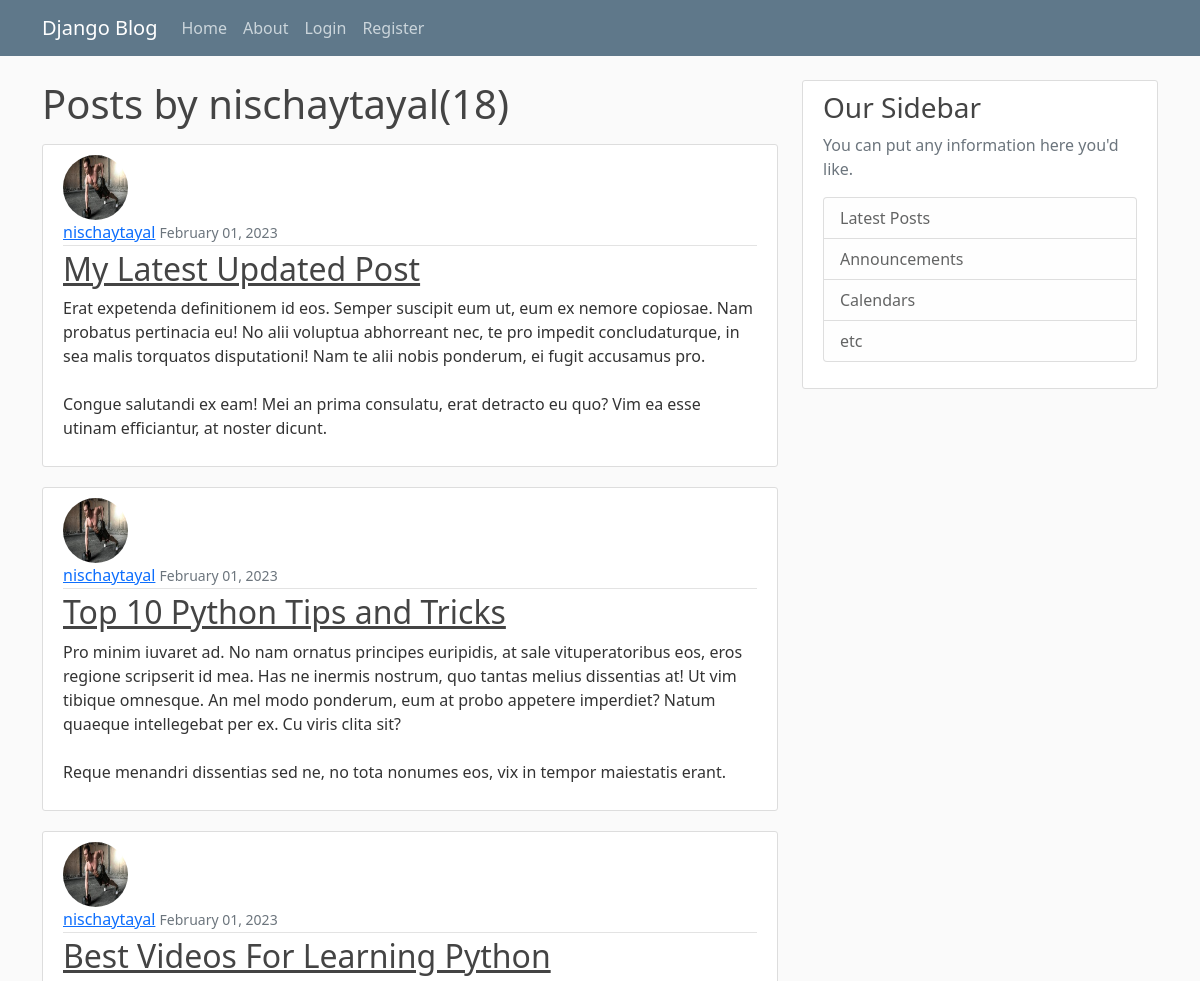
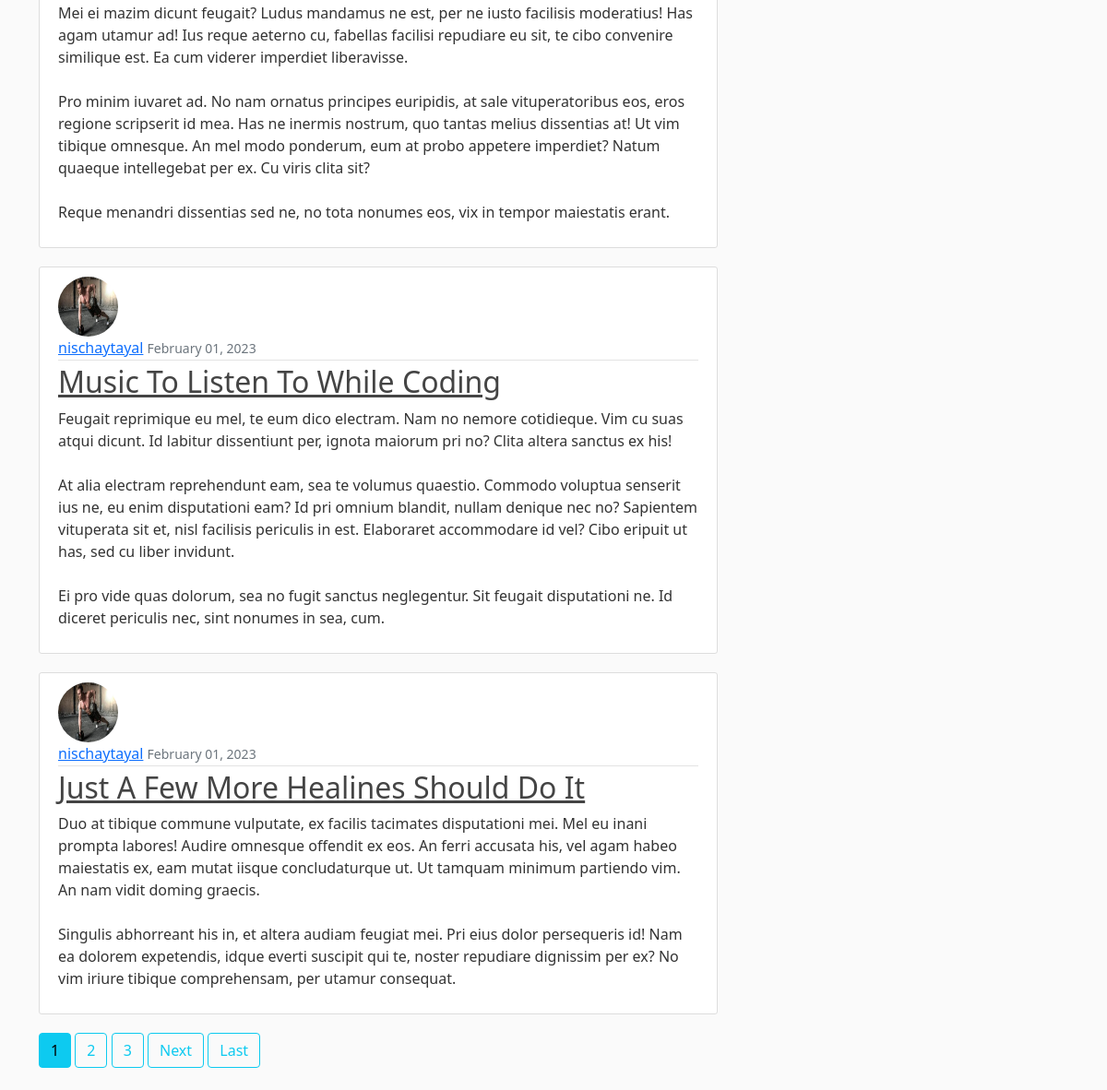
Page /user/nischaytayal on the committed database (2 pictures, top to bottom).
### blog/models.py (models this page shows, shortened)
class Post(models.Model):
    title = models.CharField(max_length=100)
    content = models.TextField()
    date_posted = models.DateTimeField(default=timezone.now)
    author = models.ForeignKey(User, on_delete=models.CASCADE)

### users/models.py (models this page shows, shortened)
class Profile(models.Model):
    user = models.OneToOneField(User,on_delete=models.CASCADE)
    image = models.ImageField(default='default.jpg',upload_to='profile_pics')

### blog/views.py (the view)
# urls.py: path('user/<str:username>',UserPostListView.as_view() , name='user-posts'),
class UserPostListView(ListView):
    model=Post
    template_name = 'blog/user_posts.html'#<app>/<model>_<viewtype>.html
    context_object_name='posts'
    paginate_by = 5
    def get_queryset(self):
        user=get_object_or_404(User,username=self.kwargs.get('username'))
        return Post.objects.filter(author=user).order_by('-date_posted')

### blog/templates/blog/user_posts.html (shortened to what this page needs)
{%extends "blog/base.html"%}
{%block content%}
    <h1 class="mb-3">Posts by {{view.kwargs.username}}({{page_obj.paginator.count}})</h1>
    {%for post in posts%}
        <article class="media content-section">
            <img class="rounded-circle article-img" src="{{post.author.profile.image.url}}">
            <div class="media-body">
            <div class="article-metadata">
                <a class="mr-2" href="{%url 'user-posts' post.author.username%}">{{ post.author }}</a>
                <small class="text-muted">{{ post.date_posted|date:"F d, Y" }}</small>
            </div>
            <h2><a class="article-title" href="{%url 'post-detail' post.id%}">{{ post.title }}</a></h2>
            <p class="article-content">{{ post.content }}</p>
            </div>
        </article>
    {%endfor%}
    {%if is_paginated%}
        {%for num in page_obj.paginator.page_range%}
            {%if page_obj.number == num%}
            <a class="btn btn-info mb-4"href="?page={{num}}">{{num}}</a>
            {%elif num > page_obj.number|add:'-3' and num < page_obj.number|add:'3'%}
            <a class="btn btn-outline-info mb-4"href="?page={{num}}">{{num}}</a>
            {%endif%}
        {%endfor%}
        {%if page_obj.has_next%}
            <a class="btn btn-outline-info mb-4"href="?page={{page_obj.next_page_number}}">Next</a>
            <a class="btn btn-outline-info mb-4"href="?page={{page_obj.paginator.num_pages}}">Last</a>
        {%endif%}
    {%endif%}
{%endblock content%}

### blog/templates/blog/base.html (shortened to what this page needs)
{%load static%}
<!DOCTYPE html>
<html lang="en">
<head>
<link href="https://cdn.jsdelivr.net/npm/bootstrap@5.0.2/dist/css/bootstrap.min.css" rel="stylesheet">
<link rel="stylesheet" href="{%static 'blog/main.css'%}">
</head>
<body>
    <header class="site-header">
        <nav class="navbar navbar-expand-md navbar-dark bg-steel fixed-top">
          <div class="container">
            <a class="navbar-brand mr-4" href="/">Django Blog</a>
            <div class="collapse navbar-collapse" id="navbarToggle">
              <div class="navbar-nav mr-auto">
                <a class="nav-item nav-link" href="{%url 'blog-home'%}">Home</a>
                <a class="nav-item nav-link" href="{%url 'blog-about'%}">About</a>
              </div>
              <div class="navbar-nav">
                {%if user.is_authenticated%}
                    <a class="nav-item nav-link" href="{%url 'post-create'%}">New Post</a>
                    <a class="nav-item nav-link" href="{%url 'profile'%}">Profile</a>
                    <a class="nav-item nav-link" href="{%url 'logout'%}">Logout</a>
                {%else%}
                    <a class="nav-item nav-link" href="{%url 'login'%}">Login</a>
                    <a class="nav-item nav-link" href="{%url 'register'%}">Register</a>
                {%endif%}
              </div>
            </div>
          </div>
        </nav>
      </header>
      <main role="main" class="container">
        <div class="row">
          <div class="col-md-8">
            {% block content %}{% endblock %}
          </div>
          <div class="col-md-4">
            <div class="content-section">
              <h3>Our Sidebar</h3>
              <p class='text-muted'>You can put any information here you'd like.
                <ul class="list-group">
                  <li class="list-group-item list-group-item-light">Latest Posts</li>
                  <li class="list-group-item list-group-item-light">Announcements</li>
                  <li class="list-group-item list-group-item-light">Calendars</li>
                  <li class="list-group-item list-group-item-light">etc</li>
                </ul>
              </p>
            </div>
          </div>
        </div>
      </main>
</body>
</html>

### blog/static/blog/main.css (style rules this page uses)
body { background: #fafafa; color: #333333; margin-top: 5rem; }
h1, h2, h3, h4, h5, h6 { color: #444444; }
ul { margin: 0; }
.bg-steel { background-color: #5f788a; }
.site-header .navbar-nav .nav-link { color: #cbd5db; }
.content-section { background: #ffffff; padding: 10px 20px; border: 1px solid #dddddd; border-radius: 3px; margin-bottom: 20px; }
.article-title { color: #444444; }
.article-content { white-space: pre-line; }
.article-img { height: 65px; width: 65px; margin-right: 16px; }
.article-metadata { padding-bottom: 1px; margin-bottom: 4px; border-bottom: 1px solid #e3e3e3 }

### rows in the picture
Post: author.profile.image (picture), author "nischaytayal", date_posted "February 01, 2023", title "My Latest Updated Post", content "Erat expetenda definitionem id eos. Semper suscipit eum ut, eum ex nemore copiosae. Nam probatus pertinacia eu! No alii voluptua abhorreant nec, te pro impedit concludaturque, in sea malis torquatos disputationi! Nam te alii nobis ponderum, ei fugit accusamus pro. Congue salutandi ex eam! Mei an prima consulatu, erat detracto eu quo? Vim ea esse utinam efficiantur, at noster dicunt."
Post: author.profile.image (picture), author "nischaytayal", date_posted "February 01, 2023", title "Top 10 Python Tips and Tricks", content "Pro minim iuvaret ad. No nam ornatus principes euripidis, at sale vituperatoribus eos, eros regione scripserit id mea. Has ne inermis nostrum, quo tantas melius dissentias at! Ut vim tibique omnesque. An mel modo ponderum, eum at probo appetere imperdiet? Natum quaeque intellegebat per ex. Cu viris clita sit? Reque menandri dissentias sed ne, no tota nonumes eos, vix in tempor maiestatis erant."
Post: author.profile.image (picture), author "nischaytayal", date_posted "February 01, 2023", title "Best Videos For Learning Python", content "Mei ei mazim dicunt feugait? Ludus mandamus ne est, per ne iusto facilisis moderatius! Has agam utamur ad! Ius reque aeterno cu, fabellas facilisi repudiare eu sit, te cibo convenire similique est. Ea cum viderer imperdiet liberavisse. Pro minim iuvaret ad. No nam ornatus principes euripidis, at sale vituperatoribus eos, eros regione scripserit id mea. Has ne inermis nostrum, quo tantas melius dissentias at! Ut vim tibique omnesque. An mel modo ponderum, eum at probo appetere imperdiet? Natum quaeque intellegebat per ex. Cu viris clita sit? Reque menandri dissentias sed ne, no tota nonumes eos, vix in tempor maiestatis erant."
Post: author.profile.image (picture), author "nischaytayal", date_posted "February 01, 2023", title "Music To Listen To While Coding", content "Feugait reprimique eu mel, te eum dico electram. Nam no nemore cotidieque. Vim cu suas atqui dicunt. Id labitur dissentiunt per, ignota maiorum pri no? Clita altera sanctus ex his! At alia electram reprehendunt eam, sea te volumus quaestio. Commodo voluptua senserit ius ne, eu enim disputationi eam? Id pri omnium blandit, nullam denique nec no? Sapientem vituperata sit et, nisl facilisis periculis in est. Elaboraret accommodare id vel? Cibo eripuit ut has, sed cu liber invidunt. Ei pro vide quas dolorum, sea no fugit sanctus neglegentur. Sit feugait disputationi ne. Id diceret periculis nec, sint nonumes in sea, cum."
Post: author.profile.image (picture), author "nischaytayal", date_posted "February 01, 2023", title "Just A Few More Healines Should Do It", content "Duo at tibique commune vulputate, ex facilis tacimates disputationi mei. Mel eu inani prompta labores! Audire omnesque offendit ex eos. An ferri accusata his, vel agam habeo maiestatis ex, eam mutat iisque concludaturque ut. Ut tamquam minimum partiendo vim. An nam vidit doming graecis. Singulis abhorreant his in, et altera audiam feugiat mei. Pri eius dolor persequeris id! Nam ea dolorem expetendis, idque everti suscipit qui te, noster repudiare dignissim per ex? No vim iriure tibique comprehensam, per utamur consequat."

### other values in the picture
{{ view.kwargs.username }} "nischaytayal"
{{ page_obj.paginator.count }} "18"
{{ num }} "1"
{{ num }} "2" "3"
